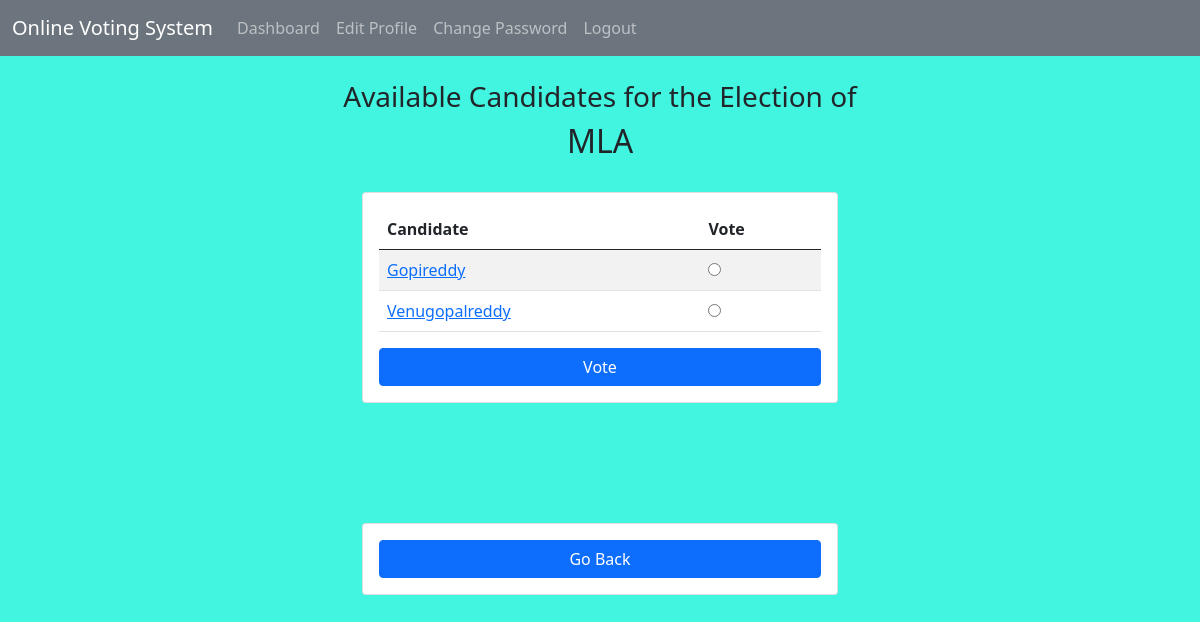
Screenshot of /candidate/5/ (signed in) with the database file from the repository.
### poll/models.py (models this page shows, shortened)
class Position(models.Model):
    title = models.CharField(max_length=200, unique=True)
    def __str__(self):
        return self.title

class Candidate(models.Model):
    name = models.CharField(max_length=20)
    total_vote = models.IntegerField(default=0, editable=False)
    position = models.ForeignKey(Position, on_delete=models.CASCADE)
    image = models.ImageField(verbose_name="Candidate Pic", upload_to='images/')

### poll/views.py (the view)
# urls.py: path('candidate/<int:pos>/', views.candidateView, name='candidate'),
@login_required
def candidateView(request, pos):
    obj = get_object_or_404(Position, pk = pos)
    if request.method == "POST":
        temp = ControlVote.objects.get_or_create(user=request.user, position=obj)[0]
        if temp.status == False:
            temp2 = Candidate.objects.get(pk=request.POST.get(obj.title))
            temp2.total_vote += 1
            temp2.save()
            temp.status = True
            temp.save()
            return HttpResponseRedirect('/position/')
        else:
            messages.success(request, 'you have already been voted this position.')
            return render(request, 'poll/candidate.html', {'obj':obj})
    else:
        return render(request, 'poll/candidate.html', {'obj':obj})

### poll/templates/poll/candidate.html (shortened to what this page needs)
{% extends "poll/base.html" %}
{% block content %}
<br />
<div class="container-fluid as-full">
  <h3 class="card-title d-flex justify-content-center">
    Available Candidates for the Election of
  </h3>
  <h2 class="card-title d-flex justify-content-center">{{ obj.title }}</h2>
</div>
<br />
<div class="container-fluid as-full">
  <div class="row as-full d-flex justify-content-center">
    <div class="col-5 align-self-center">
      <div class="card">
        <div class="card-body">
          <form action="" method="POST">
            <table class="table table-striped table-hover">
              <thead>
                <tr>
                  <th scope="col">Candidate</th>
                  <th scope="col">Vote</th>
                </tr>
              </thead>
              <tbody>
                {% for candidateID in obj.candidate_set.all %}
                <tr>
                  <td>
                    <a href="{% url 'detail' candidateID.id %}">{{candidateID.name}}</a>
                  </td>
                  <td>
                    <input
                      type="radio"
                      id="id_{{candidateID.id}}"
                      name="{{candidateID.position}}"
                      value="{{candidateID.id}}"
                      class="custom-control-input"
                      required
                    />
                  </td>
                </tr>
                {% empty %}
                  <p>No Candidates Available</p>
                {% endfor %}
              </tbody>
            </table>
            <input
              type="submit"
              class="col-md-12 btn btn-primary"
              value="Vote"
            />
          </form>
        </div>
      </div>
    </div>
  </div>
</div>
<br />
<br />
<br />
<br />
<br />
<div class="container-fluid as-full">
  <div class="row as-full d-flex justify-content-center">
    <div class="col-5 align-self-center">
      <div class="card">
        <div class="card-body">
          <a href="{% url 'position' %}" class="col-md-12 btn btn-primary">Go Back</a>
        </div>
      </div>
    </div>
  </div>
</div>
{% endblock %}

### poll/templates/poll/candidate.html (style rules this page uses)
body { background: #42f5e0; background-repeat: no-repeat; background-attachment: fixed; background-size: cover; }

### rows the page displays
Position: title "MLA"
Candidate: name "Gopireddy"
Candidate: name "Venugopalreddy"
